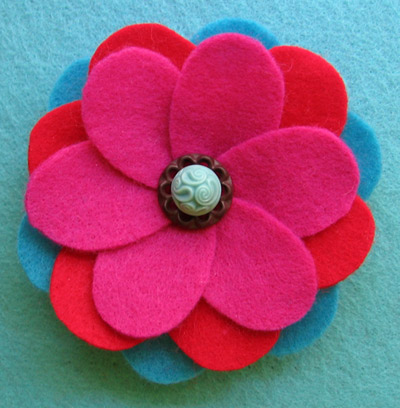
%> input picture assignments/Assignment-2/code/flower.jpg, 400 x 408 px
$ octave IntensityTransformation1.m   (GNU Octave 9; MATLAB toolbox functions it lacks are replaced by stand-ins)
%> lines starting %> are read from the running program, lines starting %| are printed output that depends on the picture
clc
clear all
close all

%% Image read write
im = imread('flower.jpg');
%> im is the input picture: size 408x400x3 uint8; mean R, G, B 150.2, 87.4, 119.7
imgray = rgb2gray(im); %  0.299 * R + 0.587 * G + 0.114 * B
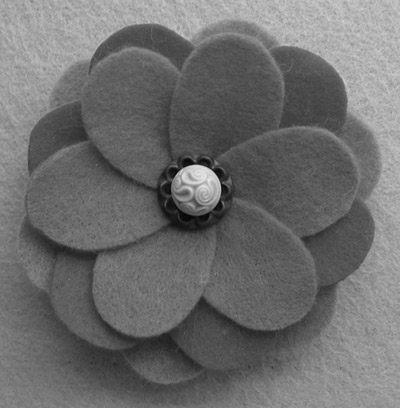
%> imgray: size 408x400 uint8; min 5, max 233, mean 109.8

% [15 lines of commented-out code are left out]


im = imread("histeq_in.tif");
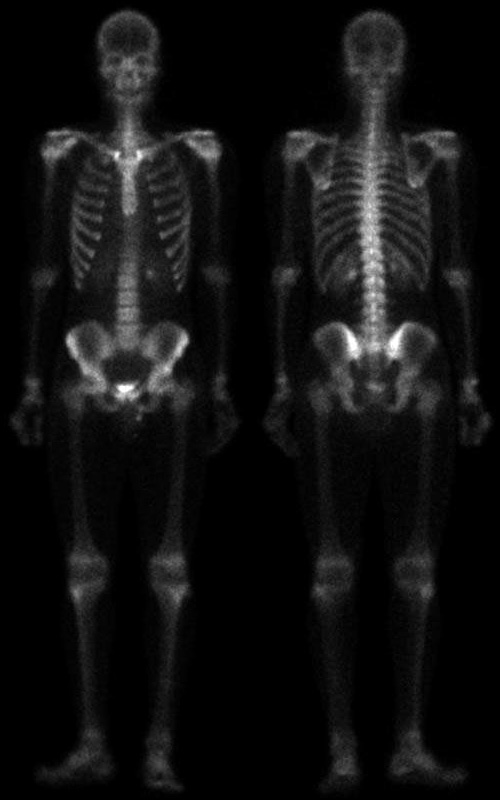
%> input picture assignments/Assignment-2/code/histeq_in.tif, 500 x 800 px
%> im is the input picture: size 800x500 uint8; min 0, max 255, mean 17.2
% imhist(im)


%% Histogram or Contrast Stretching
% [21 lines of commented-out code are left out]
imhist(im);
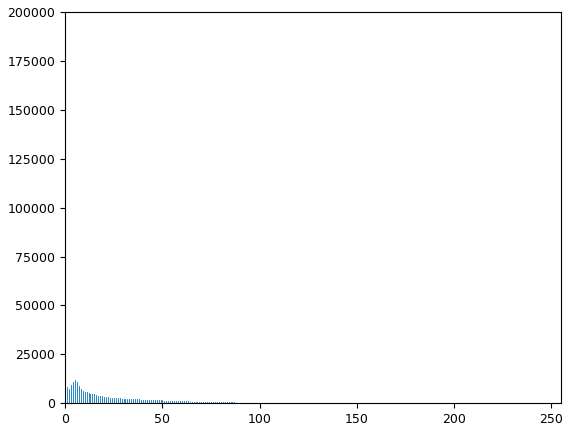
%> figure redrawn from the program's plot data; highest point at x = 0, y = 164896
subplot(2,2,1);
imshow(mat2gray(im));
subplot(2,2,2);

imshow(histeq(im));
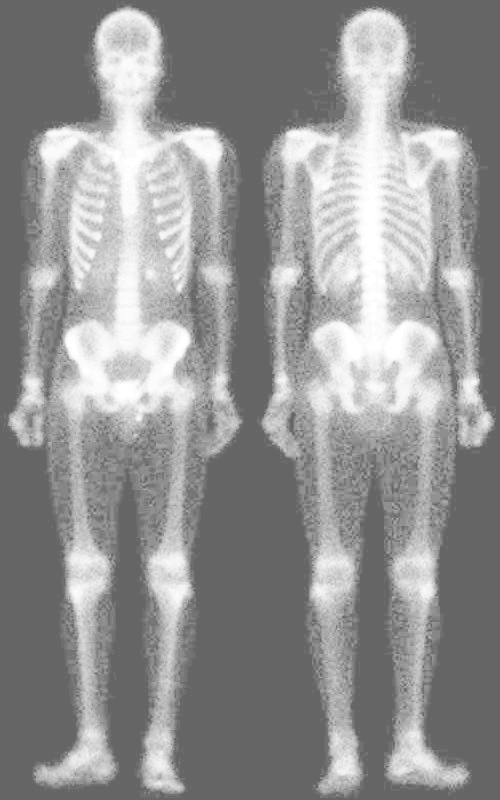
%> displayed picture: size 800x500, on the screen's scale of 0 to 255; min 101, max 255, mean 147.7
subplot(2,2,3);
plot(imhist(im));
subplot(2,2,4);
plot(imhist(histeq(im)));
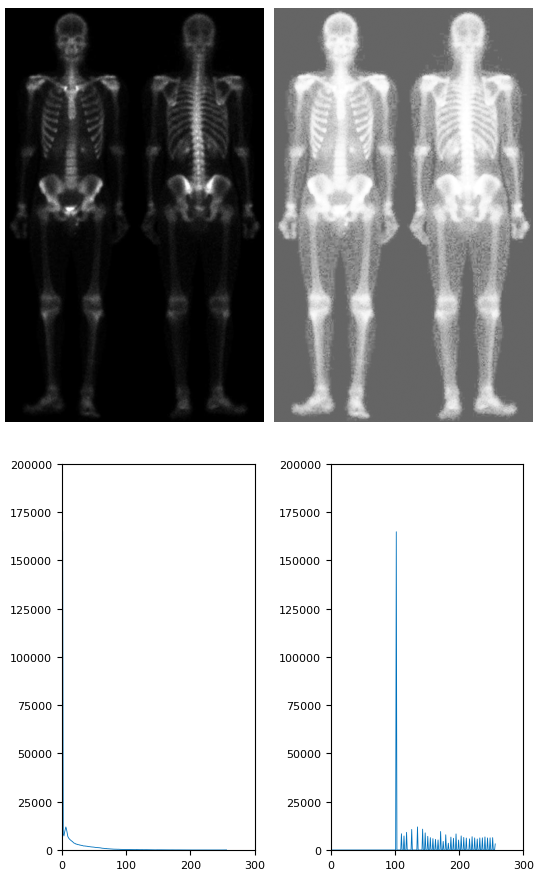
%> figure redrawn from the program's plot data, 4 panels
